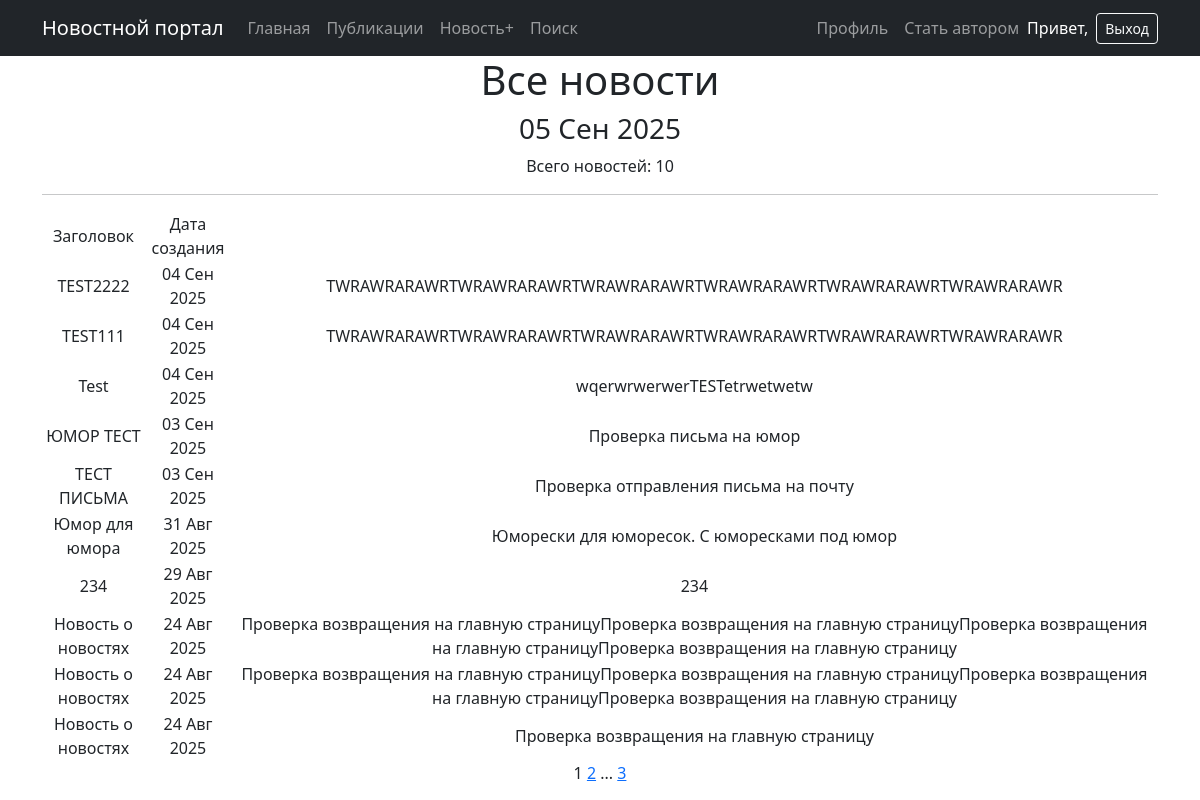
Page /post/ (signed in) on the committed database.
### news/models.py (models this page shows, shortened)
class Post(models.Model):
    NEWS = 'NW'
    ARTICLE = 'AR'
    POST_TYPE_CHOICES = [(NEWS, 'Новость'),(ARTICLE, 'Статья')]
    author = models.ForeignKey(Author, on_delete=models.CASCADE, related_name="posts")
    created_at = models.DateTimeField(auto_now_add=True)
    categories = models.ManyToManyField("Category", through='PostCategory')
    title = models.CharField(max_length=255)
    post_type = models.CharField(max_length=2, choices=POST_TYPE_CHOICES)
    content = models.TextField()
    rating = models.IntegerField(default= 0)

### news/views.py (the view)
# urls.py: path('', NewsList.as_view(), name= 'post_list'),
class NewsList(ListView):
    model = Post
    ordering = '-created_at'
    template_name = 'posts.html'
    context_object_name = 'posts'
    paginate_by = 10
    def get_queryset(self):
        queryset = super().get_queryset()
        self.filterset = PostsFilter(self.request.GET, queryset)
        return self.filterset.qs
    def get_context_data(self, **kwargs):
        context = super().get_context_data(**kwargs)
        context['time_now'] = datetime.utcnow()
        context['next_news'] = None
        context['filterset'] = self.filterset
        return context

### news/templatetags/custom_tags.py (called while the page is built)
@register.simple_tag(takes_context=True)
def url_replace(context, **kwargs):
   d = context['request'].GET.copy()
   for k, v in kwargs.items():
       d[k] = v
   return d.urlencode()

### templates/posts.html (shortened to what this page needs)
{% extends 'flatpages/default.html' %}
{% load custom_filters %}
{% load custom_tags %}
{% block content %}
    <h1>Все новости</h1>
    <h3>{{ time_now|date:'d M Y' }}</h3>
    <p> Всего новостей: {{posts|length}} </p>
    <hr>
        {% if posts%}
            <table>
                <tr>
                    <td>Заголовок</td>
                    <td>Дата создания</td>
                </tr>
                {% for post in posts%}
                <tr>
                    <td>{{ post.title }}</td>
                    <td>{{ post.created_at|date:"d M Y" }}</td>
                    <td>{{ post.content|truncatewords:20 }}</td>
                </tr>
                {% endfor %}
            </table>
        {%else%}
            <h2>Новостей нет!</h2>
        {%endif%}
   {{ page_obj.number }}
   {% if page_obj.has_next %}
       <a href="?{% url_replace page=page_obj.next_page_number %}">{{ page_obj.next_page_number }}</a>
       {% if paginator.num_pages != page_obj.next_page_number %}
           ...
           <a href="?{% url_replace page=page_obj.paginator.num_pages %}">{{ page_obj.paginator.num_pages }}</a>
       {% endif %}
   {% endif %}
{% endblock content %}

### rows in the picture
Post: title "TEST2222", created_at "04 Сен 2025", content "TWRAWRARAWRTWRAWRARAWRTWRAWRARAWRTWRAWRARAWRTWRAWRARAWRTWRAWRARAWR"
Post: title "TEST111", created_at "04 Сен 2025", content "TWRAWRARAWRTWRAWRARAWRTWRAWRARAWRTWRAWRARAWRTWRAWRARAWRTWRAWRARAWR"
Post: title "Test", created_at "04 Сен 2025", content "wqerwrwerwerTESTetrwetwetw"
Post: title "ЮМОР ТЕСТ", created_at "03 Сен 2025", content "Проверка письма на юмор"
Post: title "ТЕСТ ПИСЬМА", created_at "03 Сен 2025", content "Проверка отправления письма на почту"
Post: title "Юмор для юмора", created_at "31 Авг 2025", content "Юморески для юморесок. С юморесками под юмор"
Post: title "234", created_at "29 Авг 2025", content "234"
Post: title "Новость о новостях", created_at "24 Авг 2025", content "Проверка возвращения на главную страницуПроверка возвращения на главную страницуПроверка возвращения на главную страницуПроверка возвращения на главную страницу"
Post: title "Новость о новостях", created_at "24 Авг 2025", content "Проверка возвращения на главную страницуПроверка возвращения на главную страницуПроверка возвращения на главную страницуПроверка возвращения на главную страницу"
Post: title "Новость о новостях", created_at "24 Авг 2025", content "Проверка возвращения на главную страницу"

### other values in the picture
{{ time_now|date:'d M Y' }} "05 Сен 2025"
{{ posts|length }} "10"
{{ page_obj.number }} "1"
{{ page_obj.next_page_number }} "2"
{{ page_obj.paginator.num_pages }} "3"
